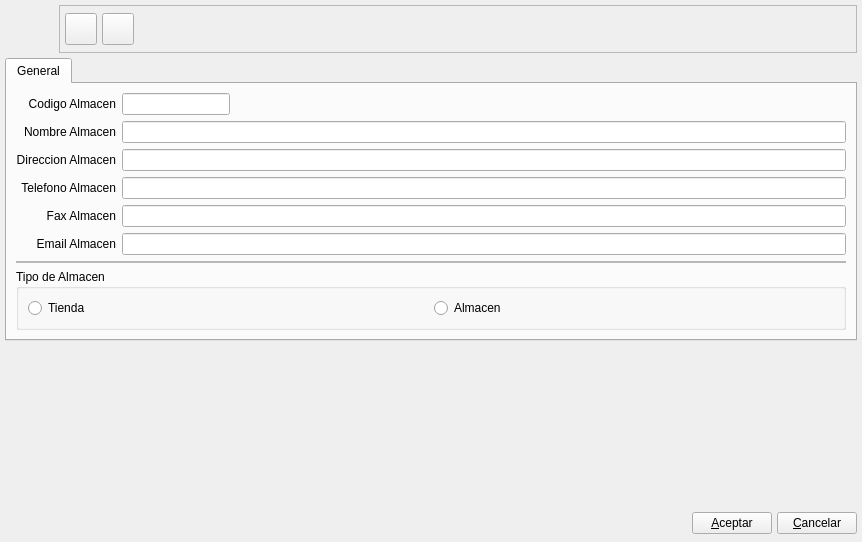
<ui version="4.0" >
 <author>Tomeu Borras Riera</author>
 <class>AlmacenBase</class>
 <widget class="QWidget" name="AlmacenBase" >
  <property name="geometry" >
   <rect>
    <x>0</x>
    <y>0</y>
    <width>862</width>
    <height>542</height>
   </rect>
  </property>
  <property name="windowTitle" >
   <string>Nuevo almacen</string>
  </property>
  <property name="windowIcon" >
   <iconset resource="../../../bulmages.qrc" >:/Images/receive.svg</iconset>
  </property>
  <layout class="QVBoxLayout" >
   <property name="margin" >
    <number>5</number>
   </property>
   <property name="spacing" >
    <number>5</number>
   </property>
   <item>
    <layout class="QHBoxLayout" >
     <property name="margin" >
      <number>0</number>
     </property>
     <property name="spacing" >
      <number>6</number>
     </property>
     <item>
      <widget class="QLabel" name="label" >
       <property name="minimumSize" >
        <size>
         <width>48</width>
         <height>48</height>
        </size>
       </property>
       <property name="maximumSize" >
        <size>
         <width>48</width>
         <height>48</height>
        </size>
       </property>
       <property name="text" >
        <string/>
       </property>
       <property name="pixmap" >
        <pixmap resource="../../../bulmages.qrc" >:/Images/warehouse.svg</pixmap>
       </property>
      </widget>
     </item>
     <item>
      <widget class="QFrame" name="frame" >
       <property name="frameShape" >
        <enum>QFrame::StyledPanel</enum>
       </property>
       <property name="frameShadow" >
        <enum>QFrame::Raised</enum>
       </property>
       <layout class="QHBoxLayout" >
        <property name="margin" >
         <number>5</number>
        </property>
        <property name="spacing" >
         <number>5</number>
        </property>
        <item>
         <widget class="QToolButton" name="mui_guardar" >
          <property name="minimumSize" >
           <size>
            <width>32</width>
            <height>32</height>
           </size>
          </property>
          <property name="maximumSize" >
           <size>
            <width>32</width>
            <height>32</height>
           </size>
          </property>
          <property name="toolTip" >
           <string>Guardar almacen</string>
          </property>
          <property name="whatsThis" >
           <string>Guardar almacen</string>
          </property>
          <property name="text" >
           <string/>
          </property>
          <property name="icon" >
           <iconset resource="../../../bulmages.qrc" >:/Images/edit-save.svg</iconset>
          </property>
          <property name="iconSize" >
           <size>
            <width>32</width>
            <height>32</height>
           </size>
          </property>
          <property name="shortcut" >
           <string>Ctrl+S</string>
          </property>
         </widget>
        </item>
        <item>
         <widget class="QToolButton" name="mui_borrar" >
          <property name="minimumSize" >
           <size>
            <width>32</width>
            <height>32</height>
           </size>
          </property>
          <property name="maximumSize" >
           <size>
            <width>32</width>
            <height>32</height>
           </size>
          </property>
          <property name="toolTip" >
           <string>Borrar almacen</string>
          </property>
          <property name="whatsThis" >
           <string>Borrar almacen</string>
          </property>
          <property name="text" >
           <string/>
          </property>
          <property name="icon" >
           <iconset resource="../../../bulmages.qrc" >:Images/edit-delete.svg</iconset>
          </property>
          <property name="iconSize" >
           <size>
            <width>32</width>
            <height>32</height>
           </size>
          </property>
          <property name="shortcut" >
           <string>Ctrl+D</string>
          </property>
         </widget>
        </item>
        <item>
         <spacer>
          <property name="orientation" >
           <enum>Qt::Horizontal</enum>
          </property>
          <property name="sizeType" >
           <enum>QSizePolicy::Expanding</enum>
          </property>
          <property name="sizeHint" >
           <size>
            <width>41</width>
            <height>34</height>
           </size>
          </property>
         </spacer>
        </item>
       </layout>
      </widget>
     </item>
    </layout>
   </item>
   <item>
    <widget class="QTabWidget" name="mui_tab" >
     <widget class="QWidget" name="tab_2" >
      <attribute name="title" >
       <string>General</string>
      </attribute>
      <layout class="QGridLayout" >
       <property name="margin" >
        <number>9</number>
       </property>
       <property name="spacing" >
        <number>6</number>
       </property>
       <item row="7" column="0" colspan="3" >
        <widget class="QGroupBox" name="groupBox" >
         <property name="title" >
          <string>Tipo de Almacen</string>
         </property>
         <layout class="QHBoxLayout" >
          <property name="margin" >
           <number>9</number>
          </property>
          <property name="spacing" >
           <number>6</number>
          </property>
          <item>
           <widget class="QRadioButton2" name="mui_tipoalmacen_t" >
            <property name="text" >
             <string>Tienda</string>
            </property>
           </widget>
          </item>
          <item>
           <widget class="QRadioButton2" name="mui_tipoalmacen_a" >
            <property name="text" >
             <string>Almacen</string>
            </property>
           </widget>
          </item>
         </layout>
        </widget>
       </item>
       <item row="6" column="0" colspan="3" >
        <widget class="QFrame" name="mui_frameplugin" >
         <property name="frameShape" >
          <enum>QFrame::StyledPanel</enum>
         </property>
         <property name="frameShadow" >
          <enum>QFrame::Raised</enum>
         </property>
        </widget>
       </item>
       <item row="5" column="0" >
        <widget class="QLabel" name="textLabel1_4_8" >
         <property name="text" >
          <string>Email Almacen</string>
         </property>
         <property name="alignment" >
          <set>Qt::AlignRight|Qt::AlignTrailing|Qt::AlignVCenter</set>
         </property>
         <property name="buddy" >
          <cstring>mui_nomalmacen</cstring>
         </property>
        </widget>
       </item>
       <item row="5" column="1" colspan="2" >
        <widget class="QLineEdit" name="mui_emailalmacen" >
         <property name="enabled" >
          <bool>true</bool>
         </property>
         <property name="sizePolicy" >
          <sizepolicy>
           <hsizetype>5</hsizetype>
           <vsizetype>0</vsizetype>
           <horstretch>0</horstretch>
           <verstretch>0</verstretch>
          </sizepolicy>
         </property>
         <property name="minimumSize" >
          <size>
           <width>150</width>
           <height>0</height>
          </size>
         </property>
         <property name="alignment" >
          <set>Qt::AlignLeading</set>
         </property>
         <property name="readOnly" >
          <bool>false</bool>
         </property>
        </widget>
       </item>
       <item row="4" column="0" >
        <widget class="QLabel" name="textLabel1_4_7" >
         <property name="text" >
          <string>Fax Almacen</string>
         </property>
         <property name="alignment" >
          <set>Qt::AlignRight|Qt::AlignTrailing|Qt::AlignVCenter</set>
         </property>
         <property name="buddy" >
          <cstring>mui_nomalmacen</cstring>
         </property>
        </widget>
       </item>
       <item row="4" column="1" colspan="2" >
        <widget class="QLineEdit" name="mui_faxalmacen" >
         <property name="enabled" >
          <bool>true</bool>
         </property>
         <property name="sizePolicy" >
          <sizepolicy>
           <hsizetype>5</hsizetype>
           <vsizetype>0</vsizetype>
           <horstretch>0</horstretch>
           <verstretch>0</verstretch>
          </sizepolicy>
         </property>
         <property name="minimumSize" >
          <size>
           <width>150</width>
           <height>0</height>
          </size>
         </property>
         <property name="alignment" >
          <set>Qt::AlignRight</set>
         </property>
         <property name="readOnly" >
          <bool>false</bool>
         </property>
        </widget>
       </item>
       <item row="3" column="0" >
        <widget class="QLabel" name="textLabel1_4_6" >
         <property name="text" >
          <string>Telefono Almacen</string>
         </property>
         <property name="alignment" >
          <set>Qt::AlignRight|Qt::AlignTrailing|Qt::AlignVCenter</set>
         </property>
         <property name="buddy" >
          <cstring>mui_nomalmacen</cstring>
         </property>
        </widget>
       </item>
       <item row="3" column="1" colspan="2" >
        <widget class="QLineEdit" name="mui_telalmacen" >
         <property name="enabled" >
          <bool>true</bool>
         </property>
         <property name="sizePolicy" >
          <sizepolicy>
           <hsizetype>5</hsizetype>
           <vsizetype>0</vsizetype>
           <horstretch>0</horstretch>
           <verstretch>0</verstretch>
          </sizepolicy>
         </property>
         <property name="minimumSize" >
          <size>
           <width>150</width>
           <height>0</height>
          </size>
         </property>
         <property name="alignment" >
          <set>Qt::AlignRight</set>
         </property>
         <property name="readOnly" >
          <bool>false</bool>
         </property>
        </widget>
       </item>
       <item row="2" column="0" >
        <widget class="QLabel" name="textLabel1_4_5" >
         <property name="text" >
          <string>Direccion Almacen</string>
         </property>
         <property name="alignment" >
          <set>Qt::AlignRight|Qt::AlignTrailing|Qt::AlignVCenter</set>
         </property>
         <property name="buddy" >
          <cstring>mui_nomalmacen</cstring>
         </property>
        </widget>
       </item>
       <item row="2" column="1" colspan="2" >
        <widget class="QLineEdit" name="mui_diralmacen" >
         <property name="enabled" >
          <bool>true</bool>
         </property>
         <property name="sizePolicy" >
          <sizepolicy>
           <hsizetype>5</hsizetype>
           <vsizetype>0</vsizetype>
           <horstretch>0</horstretch>
           <verstretch>0</verstretch>
          </sizepolicy>
         </property>
         <property name="minimumSize" >
          <size>
           <width>150</width>
           <height>0</height>
          </size>
         </property>
         <property name="alignment" >
          <set>Qt::AlignLeading</set>
         </property>
         <property name="readOnly" >
          <bool>false</bool>
         </property>
        </widget>
       </item>
       <item row="1" column="0" >
        <widget class="QLabel" name="textLabel1_4_4" >
         <property name="text" >
          <string>Nombre Almacen</string>
         </property>
         <property name="alignment" >
          <set>Qt::AlignRight|Qt::AlignTrailing|Qt::AlignVCenter</set>
         </property>
         <property name="buddy" >
          <cstring>mui_nomalmacen</cstring>
         </property>
        </widget>
       </item>
       <item row="1" column="1" colspan="2" >
        <widget class="QLineEdit" name="mui_nomalmacen" >
         <property name="enabled" >
          <bool>true</bool>
         </property>
         <property name="sizePolicy" >
          <sizepolicy>
           <hsizetype>5</hsizetype>
           <vsizetype>0</vsizetype>
           <horstretch>0</horstretch>
           <verstretch>0</verstretch>
          </sizepolicy>
         </property>
         <property name="minimumSize" >
          <size>
           <width>150</width>
           <height>0</height>
          </size>
         </property>
         <property name="alignment" >
          <set>Qt::AlignLeading</set>
         </property>
         <property name="readOnly" >
          <bool>false</bool>
         </property>
        </widget>
       </item>
       <item row="0" column="0" >
        <widget class="QLabel" name="textLabel1_2_2_3_2" >
         <property name="text" >
          <string>Codigo Almacen</string>
         </property>
         <property name="alignment" >
          <set>Qt::AlignRight|Qt::AlignTrailing|Qt::AlignVCenter</set>
         </property>
         <property name="buddy" >
          <cstring>mui_codigoalmacen</cstring>
         </property>
        </widget>
       </item>
       <item row="0" column="1" >
        <widget class="QLineEdit" name="mui_codigoalmacen" >
         <property name="sizePolicy" >
          <sizepolicy>
           <hsizetype>5</hsizetype>
           <vsizetype>0</vsizetype>
           <horstretch>0</horstretch>
           <verstretch>0</verstretch>
          </sizepolicy>
         </property>
        </widget>
       </item>
       <item row="0" column="2" >
        <spacer>
         <property name="orientation" >
          <enum>Qt::Horizontal</enum>
         </property>
         <property name="sizeHint" >
          <size>
           <width>161</width>
           <height>20</height>
          </size>
         </property>
        </spacer>
       </item>
      </layout>
     </widget>
    </widget>
   </item>
   <item>
    <spacer>
     <property name="orientation" >
      <enum>Qt::Vertical</enum>
     </property>
     <property name="sizeHint" >
      <size>
       <width>691</width>
       <height>51</height>
      </size>
     </property>
    </spacer>
   </item>
   <item>
    <layout class="QHBoxLayout" >
     <property name="margin" >
      <number>0</number>
     </property>
     <property name="spacing" >
      <number>5</number>
     </property>
     <item>
      <spacer>
       <property name="orientation" >
        <enum>Qt::Horizontal</enum>
       </property>
       <property name="sizeType" >
        <enum>QSizePolicy::Expanding</enum>
       </property>
       <property name="sizeHint" >
        <size>
         <width>201</width>
         <height>27</height>
        </size>
       </property>
      </spacer>
     </item>
     <item>
      <widget class="QPushButton" name="mui_aceptar" >
       <property name="text" >
        <string>&amp;Aceptar</string>
       </property>
      </widget>
     </item>
     <item>
      <widget class="QPushButton" name="mui_cancelar" >
       <property name="text" >
        <string>&amp;Cancelar</string>
       </property>
      </widget>
     </item>
    </layout>
   </item>
  </layout>
 </widget>
 <layoutdefault spacing="4" margin="3" />
 <customwidgets>
  <customwidget>
   <class>QRadioButton2</class>
   <extends>QRadioButton</extends>
   <header>qradiobutton2.h</header>
  </customwidget>
 </customwidgets>
 <resources>
  <include location="../../../bulmages.qrc" />
 </resources>
 <connections/>
</ui>
